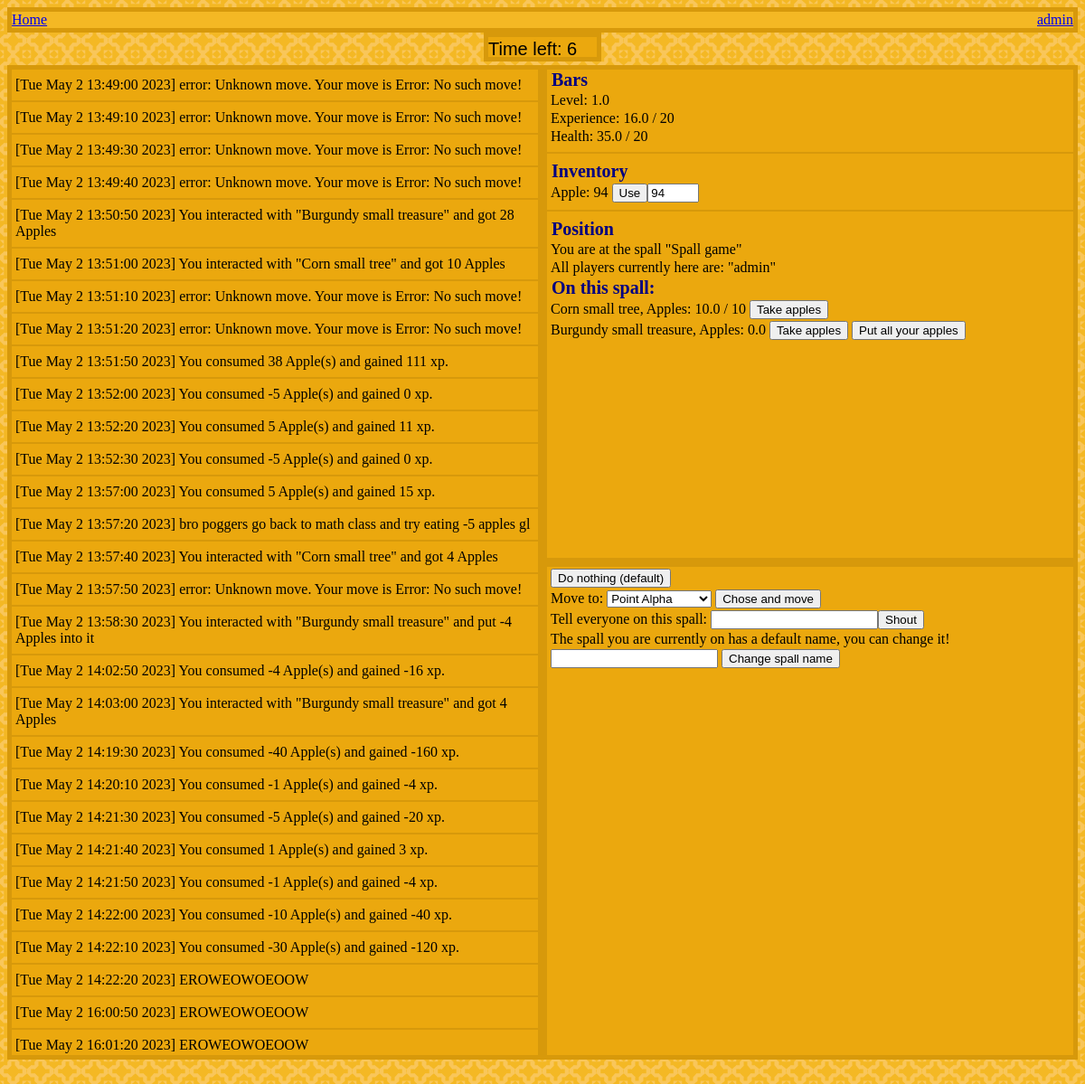
Page /game (signed in) on the committed database.
### app.py (models this page shows, shortened)
class PlayerBar(db.Model):
    id = db.Column(db.Integer, primary_key=True)
    name = db.Column(db.String(120), nullable=False)
    value = db.Column(db.Float, nullable=False)
    infinite = db.Column(db.Boolean)
    maxx = db.Column(db.Integer)
    user_id = db.Column(db.Integer, db.ForeignKey('user.id'), nullable=False)

class Item(db.Model):
    id = db.Column(db.Integer, primary_key=True)
    name = db.Column(db.String(120), nullable=False)
    amount = db.Column(db.Integer, nullable=False)
    bars = db.relationship("ItemBar", backref="item")
    person_id = db.Column(db.Integer, db.ForeignKey('user.id'), nullable=False)

class Spall(db.Model):
    id = db.Column("id", db.Integer, primary_key=True)
    name = db.Column(db.String(40))
    nameorig = db.Column(db.Boolean)
    size = db.Column(db.Integer)
    awake = db.Column(db.Boolean)
    ingredients = db.relationship("Ingredient", backref="spall")
    bridges = db.relationship("Spall", secondary=bridges, primaryjoin=(bridges.c.primary == id),
                              secondaryjoin=(bridges.c.secondary == id), backref='spallings')
    guests = db.relationship("User", secondary=guestings, backref="position")

class User(db.Model):
    id = db.Column(db.Integer, primary_key=True)
    name = db.Column(db.String(20), nullable=False)
    password = db.Column(db.String(100), nullable=False)
    email = db.Column(db.String(100))
    created_at = db.Column(db.DateTime(timezone=True), server_default=func.now())
    move = db.Column(db.String(100))
    bars = db.relationship("PlayerBar", backref="user")
    inventory = db.relationship("Item", backref="user")
    logs = db.Column(db.String(10000))

class Ingredient(db.Model):
    id = db.Column(db.Integer, primary_key=True)
    type = db.Column(db.String(120), nullable=False)
    name = db.Column(db.String(120), nullable=False)
    bars = db.relationship("IngBar", backref="ingredient")
    spall_id = db.Column(db.Integer, db.ForeignKey('spall.id'))

class IngBar(db.Model):
    id = db.Column(db.Integer, primary_key=True)
    name = db.Column(db.String(120), nullable=False)
    value = db.Column(db.Float, nullable=False)
    infinite = db.Column(db.Boolean)
    maxx = db.Column(db.Integer)
    ing_id = db.Column(db.Integer, db.ForeignKey('ingredient.id'), nullable=False)

### app.py (the view)
@app.route('/game', methods=['GET', 'POST'])
def gamepage():
    if "login" in session:
        if request.method == 'POST':
            found_user = User.query.filter_by(name=session["login"]).first()
            if request.form.get("ping") == "Do nothing (default)":
                move = ""
            elif request.form.get("apple") == "Take an apple":
                move = "apple"
            elif request.form.get("cam") == "Chose and move":
                place = request.form["placelist"]
                move = "move to spall no. " + place
            elif request.form.get("sho") == "Shout":
                message = request.form.get("message")
                move = "shout " + message
            elif request.form.get("csn") == "Change spall name":
                newname = request.form.get("newname")
                move = "rename spall to " + newname
            else:
                for item in found_user.inventory:
                    if request.form.get(f"use item {item.name}") == "Use":
                        move = f"use item,{item.name},{request.form[f'numberof {item.name}']}"
                        break
                else:
                    for ing in found_user.position[0].ingredients:
                        if request.form.get(f"use ing {ing.id}") == "Take apples":
                            move = f"use,ing,{ing.id}"
                            break
                    else:
                        for ing in found_user.position[0].ingredients:
                            if request.form.get(f"put ing {ing.id}") == "Put all your apples":
                                move = f"put,ing,{ing.id}"
                                break
                        else:
                            move = "Error: No such move!"
            found_user.move = move
            db.session.commit()
            flash(f'You choose move: "{move}", it will happen soon.', "info")
            return redirect(url_for("gamepage"))
        else:
            userr = session["login"]
            found_user = User.query.filter_by(name=userr).first()
            return render_template('gamebase.html', logs=eval(found_user.logs), user=found_user,
                                   toime=minute_length - (floor(time.time() % minute_length)),
                                   pos=found_user.position[0])
    else:
        return redirect(url_for("login"))

### templates/gamebase.html (shortened to what this page needs)
{% extends "base.html" %}
{%block content%}
<div>
    <canvas id=myCanvas width=120 height=22 class=log> </canvas>
</div>
<div class="gamelog" id="down">
    {% for i in logs %}
    <hr>
    <p>{{i}}</p>
    {% endfor %}
</div>
<div class="gamelog halfheight">
    <h3>Bars</h3>
    {% for i in user.bars %}
    <p>{{i.name}}: {{i.value}}
        {%if not i.infinite%}
        / {{i.maxx}}
        {%endif%}
    </p>
    {% endfor %}
    <hr>
    <h3>Inventory</h3>
    <form method="post" action="#">
        {% for i in user.inventory %}
        <p>{{i.name}}: {{i.amount}} <input type="submit" value="Use" name="use item {{i.name}}"><input type="text" name="numberof {{i.name}}" size="4" value="{{i.amount}}">
        </p>
        {% endfor %}
    </form>
    <hr>
    <h3>Position</h3>
    <p>You are at the spall "{{pos.name}}"</p>
    <p>All players currently here are:
        {% for i in pos.guests %}
        "{{i.name}}"
        {% endfor %}
    </p>
    <h3>On this spall:</h3>
    <form method="post" action="#">
    {% for i in pos.ingredients %}
    <p>{{i.name}}, {{i.bars[0].name}}: {{i.bars[0].value}}
        {%if not i.bars[0].infinite%}
        / {{i.bars[0].maxx}}
        {%endif%}
        <input type="submit" value="Take apples" name="use ing {{i.id}}">
        {%if i.bars[0].infinite%}
        <input type="submit" value="Put all your apples" name="put ing {{i.id}}">
        {%endif%}
    </p>
    {% endfor %}
    </form>
</div>
<div class="gamelog halfheight">
    <form method="post" action="#">
        <p><input type="submit" value="Do nothing (default)" name="ping"></p>
        <p>Move to:
            <select id="place" name="placelist">
                {% for i in pos.bridges %}
                <option value="{{i.id}}">{{i.name}}</option>
                {% endfor %}
            </select>
            <input type="submit" value="Chose and move" name="cam"></p>
        <p>Tell everyone on this spall: <input type="text" name="message"><input type="submit" value="Shout" name="sho"></p>
        {%if not pos.nameorig%}
        <p>The spall you are currently on has a default name, you can change it!</p>
        <p>
            <input type="text" name="newname">
            <input type="submit" value="Change spall name" name="csn">
        </p>
        {%endif%}
    </form>
</div>
{% endblock %}

### static/css/mystyle.css (style rules this page uses)
* { box-sizing: border-box; }
body { background-image: url("../img/yellow_back.png"); text-align: center; }
h3 { margin: 0px 0px 0px 5px; padding: 0px 0px 0px 0px; color: navy; font-size: 20px; text-align: left; }
hr { height:1px; border: 1px solid rgb(215,153,11); background-color:#000000; }
p { margin-top: 2px; margin-bottom: 2px; margin-left: 4px; }
.log { margin: auto; border: 5px solid rgb(215,153,11); background-color: rgb(235, 168, 14); text-align: left; overflow-y: scroll; }
.gamelog { border: 5px solid rgb(215,153,11); background-color: rgb(235, 168, 14); text-align: left; overflow-y: scroll; margin: 0 0 0 0; width: 50%; height: 85vh; float: left; }
.halfheight { height: 42.5vh; }

### rows in the picture
PlayerBar: name "Level", value "1.0"
PlayerBar: name "Experience", value "16.0", maxx "20"
PlayerBar: name "Health", value "35.0", maxx "20"
Item: name "Apple", amount "94"
Spall: name "Spall game"
User: name "admin"
Ingredient: name "Corn small tree", name "Apples", value "10.0", maxx "10"
Ingredient: name "Burgundy small treasure", name "Apples", value "0.0"

### other values in the picture
{{ session["login"] }} "admin"
{{ i }} "[Tue May 2 13:49:00 2023] error: Unknown move. Your move is Error: No such move!" "[Tue May 2 13:49:10 2023] error: Unknown move. Your move is Error: No such move!" "[Tue May 2 13:49:30 2023] error: Unknown move. Your move is Error: No such move!" "[Tue May 2 13:49:40 2023] error: Unknown move. Your move is Error: No such move!" "[Tue May 2 13:50:50 2023] You interacted with \"Burgundy small treasure\" and got 28 Apples" "[Tue May 2 13:51:00 2023] You interacted with \"Corn small tree\" and got 10 Apples" "[Tue May 2 13:51:10 2023] error: Unknown move. Your move is Error: No such move!" "[Tue May 2 13:51:20 2023] error: Unknown move. Your move is Error: No such move!" "[Tue May 2 13:51:50 2023] You consumed 38 Apple(s) and gained 111 xp." "[Tue May 2 13:52:00 2023] You consumed -5 Apple(s) and gained 0 xp." "[Tue May 2 13:52:20 2023] You consumed 5 Apple(s) and gained 11 xp." "[Tue May 2 13:52:30 2023] You consumed -5 Apple(s) and gained 0 xp." "[Tue May 2 13:57:00 2023] You consumed 5 Apple(s) and gained 15 xp." "[Tue May 2 13:57:20 2023] bro poggers go back to math class and try eating -5 apples gl" "[Tue May 2 13:57:40 2023] You interacted with \"Corn small tree\" and got 4 Apples" "[Tue May 2 13:57:50 2023] error: Unknown move. Your move is Error: No such move!" "[Tue May 2 13:58:30 2023] You interacted with \"Burgundy small treasure\" and put -4 Apples into it" "[Tue May 2 14:02:50 2023] You consumed -4 Apple(s) and gained -16 xp." "[Tue May 2 14:03:00 2023] You interacted with \"Burgundy small treasure\" and got 4 Apples" "[Tue May 2 14:19:30 2023] You consumed -40 Apple(s) and gained -160 xp." "[Tue May 2 14:20:10 2023] You consumed -1 Apple(s) and gained -4 xp." "[Tue May 2 14:21:30 2023] You consumed -5 Apple(s) and gained -20 xp." "[Tue May 2 14:21:40 2023] You consumed 1 Apple(s) and gained 3 xp." "[Tue May 2 14:21:50 2023] You consumed -1 Apple(s) and gained -4 xp." "[Tue May 2 14:22:00 2023] You consumed -10 Apple(s) and gained -40 xp." "[Tue May 2 14:22:10 2023] You consumed -30 Apple(s) and gained -120 xp." "[Tue May 2 14:22:20 2023] EROWEOWOEOOW" "[Tue May 2 16:00:50 2023] EROWEOWOEOOW" "[Tue May 2 16:01:20 2023] EROWEOWOEOOW"
form field placelist "Point Alpha"
